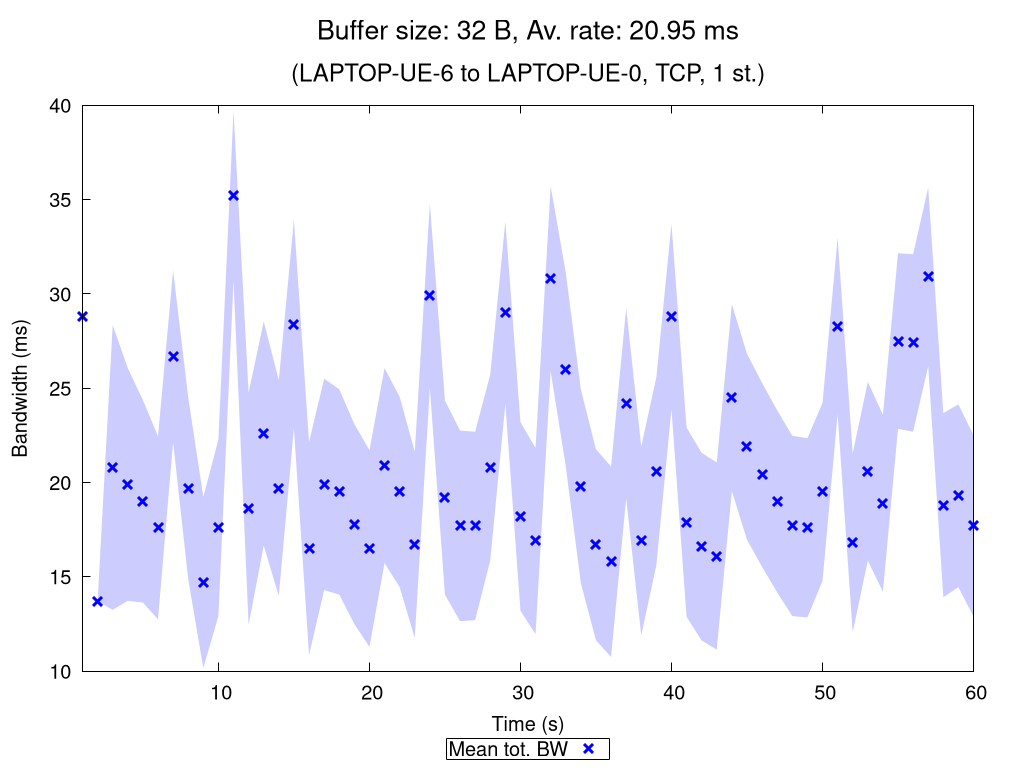

Source code (gnuplot):
set terminal pngcairo nocrop enhanced size 1024,768 font "Verdana,15"
set output "TCP_1_st_2020_11_05_16-08-22_two2one_00032B.png"

set title "{/=20 Buffer size: 32 B, Av. rate: 20.95 ms}\n\n{/=18 (LAPTOP-UE-6 to LAPTOP-UE-0, TCP, 1 st.)}"

set xlabel "Time (s)"
set ylabel "Bandwidth (ms)"
set ytics nomirror
set key bmargin center horizontal box samplen 1 width -1
set bmargin 4.6
set rmargin 4.5

rf = 1.0  # rate factor
set style fill transparent solid 0.2 noborder
set autoscale xfix
plot "TCP_1_st_2020_11_05_16-08-22_two2one_00032B_iperf_processed.dat" using 1:($2/rf-$3/rf):($2/rf+$3/rf) with filledcurves lc rgb "blue" notitle, \
     "" using 1:($2/rf) with points pt 2 ps 1.5 lw 3 lc rgb "blue" title "Mean tot. BW", \
